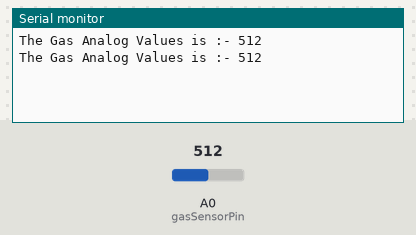
Bench run of a sketch on a simulated ESP8266 (NodeMCU). Shown: the last lines printed to the serial monitor. Inputs (shaded band) come from the test bench; at power-on: A0 (gasSensorPin) = 512.

Above: at 1.8 s.
1.9 s: A0 (gasSensorPin) set to 716
At 2.7 s:
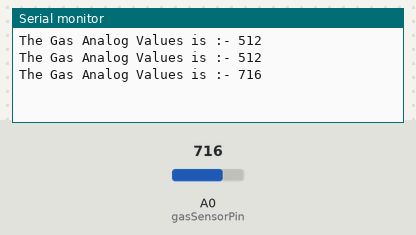
3.4 s: A0 (gasSensorPin) set to 900
At 4.8 s:
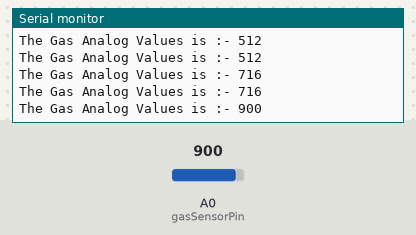
Timing chart, 0 to 6.4 s (numbered marks = the images above; inputs shaded):
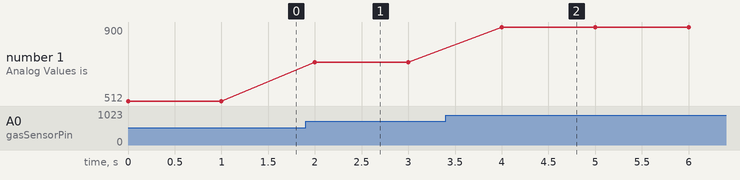

Measured:
- after the input at 1.9 s, the serial monitor: prints a new line after 0.10 s (image 1)
- after the input at 3.4 s, the serial monitor: prints a new line after 0.60 s (image 2)
- plotted number 1: 512 → 716 after the input at 1.9 s, 716 → 900 after the input at 3.4 s

The sketch:

GasSensor_MQsensor_01.ino
```cpp
#include <ESP8266WiFi.h>
const int gasSensorPin = A0;

void setup()
{
  Serial.begin(9600);
}

void loop()
{
  int gasAnalogValue = analogRead(gasSensorPin);
  Serial.print("The Gas Analog Values is :- ");
  Serial.println(gasAnalogValue);
  delay(1000);
}
```
